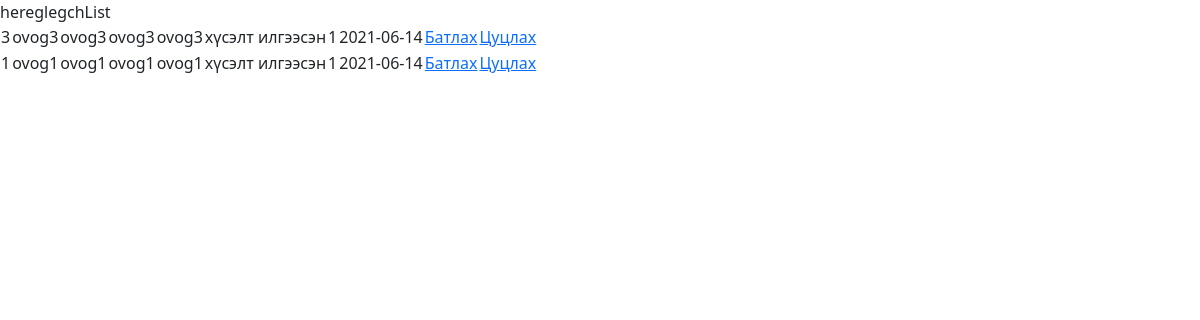
The page /reg-list on the database as committed earlier.
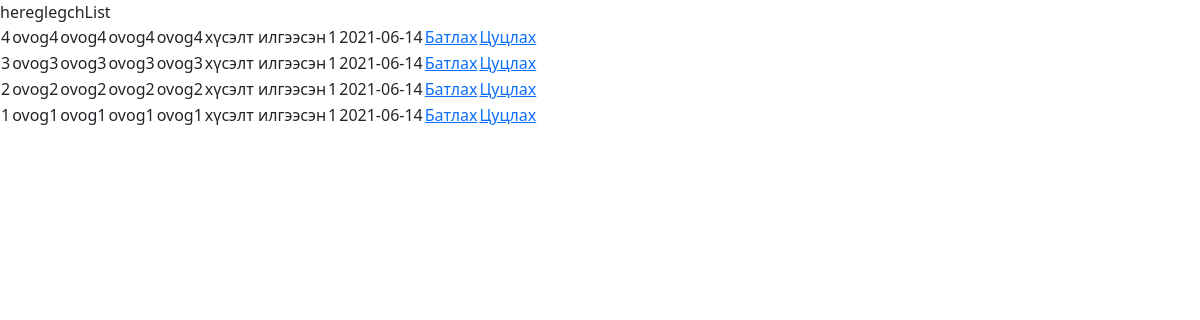
The same page on the database as committed later.
### BMweb/models.py (models this page shows, shortened)
class Hereglegch(models.Model):
    ovog=models.CharField(max_length=30, verbose_name=_("Хэрэглэгчийн овог"))
    ner=models.CharField(max_length=30, verbose_name=_("Хэрэглэгчийн нэр"))
    mail = models.CharField(max_length=30, verbose_name=_("мейл хаяг"))
    role = models.ForeignKey(HereglegchRole, on_delete=CASCADE )
    state = models.ForeignKey(HereglegchState, on_delete=CASCADE )
    company = models.ForeignKey(Company, on_delete=CASCADE )
    password  = models.CharField(max_length=30, verbose_name=_("Хэрэглэгчийн нууц үг"))
    reg_date = models.DateTimeField(default=datetime.now)
    class Meta:
        verbose_name = _("Хэрэглэгч")
        verbose_name_plural = _("Хэрэглэгч")

class HereglegchState(models.Model):
    stateName = models.CharField(max_length=300, verbose_name=_("Хэрэглэгчийн төлөв"))
    class Meta:
        verbose_name = _("Хэрэглэгч төлөв")
        verbose_name_plural = _("Хэрэглэгч төлөв")
    def __str__(self):
        return self.stateName

### BMweb/views.py (the view)
# urls.py: path('reg-list', views.hereglegchList),
def hereglegchList(request):
    h = Hereglegch.objects.filter(state_id = 1).order_by('-reg_date')
    return render(request,'hereglegchList.html',{'HereglegchList': h})

### BMweb/templates/hereglegchList.html (shortened to what this page needs)
<!DOCTYPE html>
<html lang="en">
<head>
    <link href="https://cdn.jsdelivr.net/npm/bootstrap@5.0.0-beta2/dist/css/bootstrap.min.css" rel="stylesheet">
</head>
<body>
    hereglegchList
    <table>
    {% for h in HereglegchList %}
        <tr>
            <td>{{ h.id }}</td>
            <td>{{ h.ovog }}</td>
            <td>{{ h.ovog }}</td>
            <td>{{ h.ovog }}</td>
            <td>{{ h.ovog }}</td>
            <td>{{ h.state }}</td>
            <td>{{ h.state_id }}</td>
            <td>{{ h.reg_date | date:"Y-m-d" }}</td>
            <td><a href="/change-state/{{h.id}}/2">Батлах</a></td>
            <td><a href="/change-state/{{h.id}}/3">Цуцлах</a></td>
        </tr>
    {% endfor %}
    </table>
</body>
</html>

Rows that differ between the two databases and show on the page:
now on this page (row edited): Hereglegch: id "4", ovog "ovog4", state "хүсэлт илгээсэн", state_id "1", reg_date "2021-06-14"
now on this page (row edited): Hereglegch: id "2", ovog "ovog2", state "хүсэлт илгээсэн", state_id "1", reg_date "2021-06-14"
